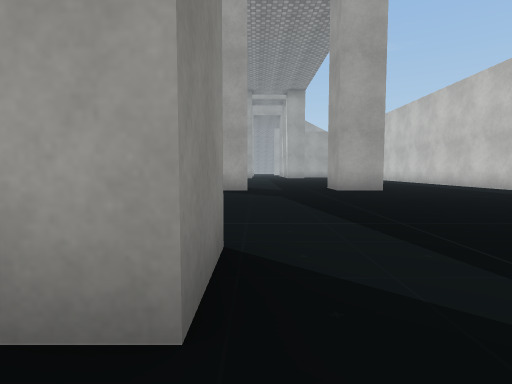
view 1 (above)

24 first-person views from a walk through a scene from a Unity 3-D project. The camera is 0.55 m above the floor, tilts 4° down and sees 80° across. The floor is counted in squares, 1 m on a side. Each view is taken from the middle of a square. On the plan, view 1 faces up. The plan holds only what a view shows up to about 9 squares ahead; the rest is blank. The place goes on beyond the plan. Some surface patterns are stand-ins.

view 2
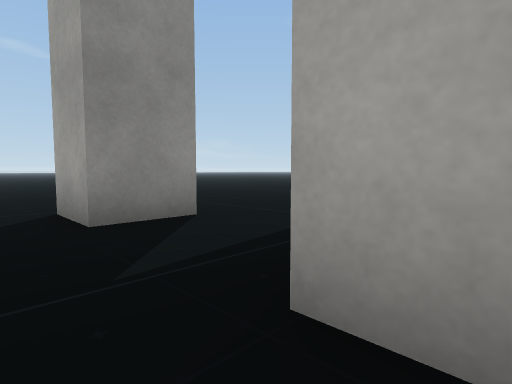

view 3
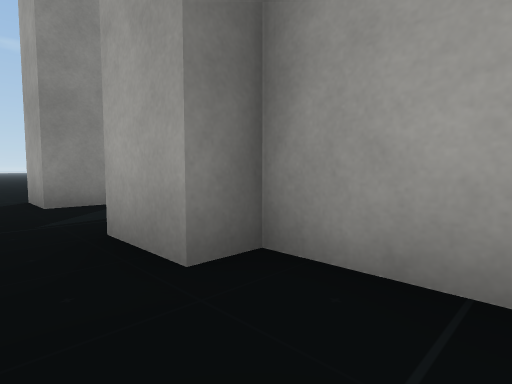

view 4
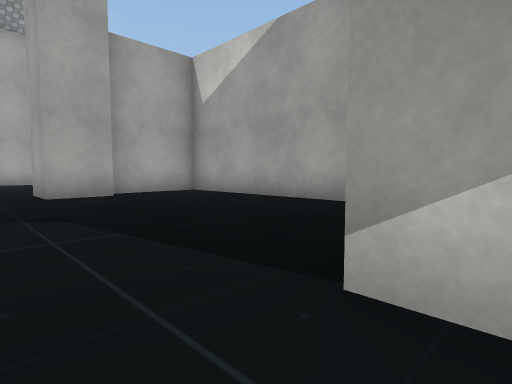

view 5
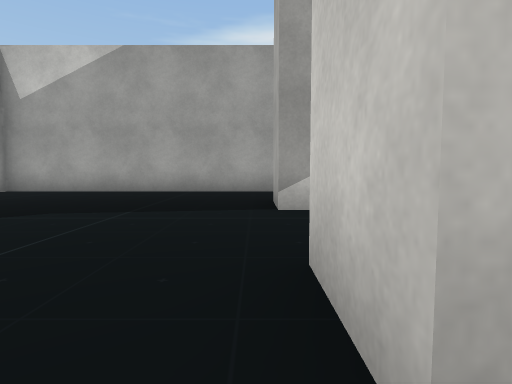

view 6
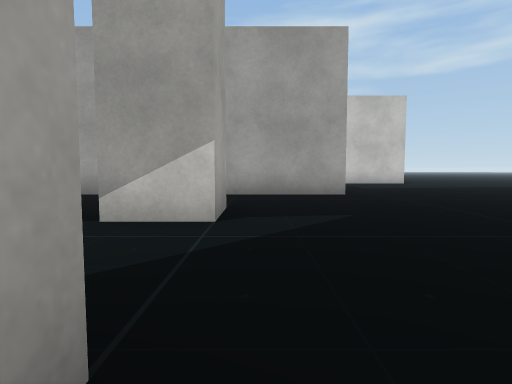

view 7
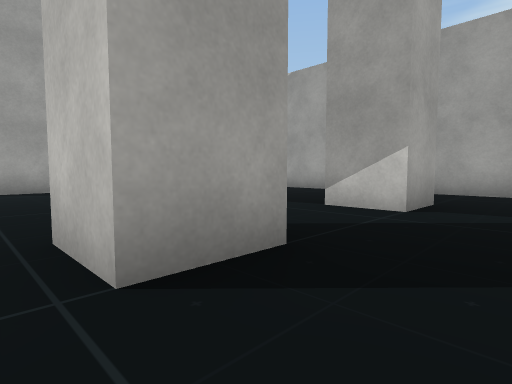

view 8
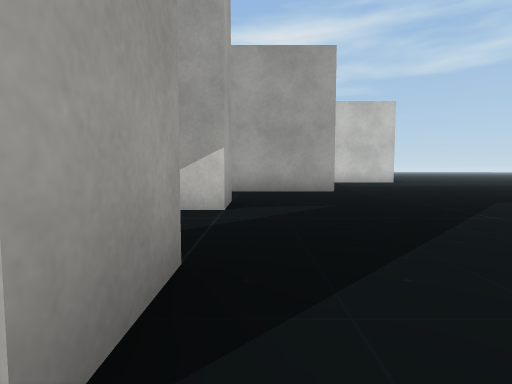

view 9
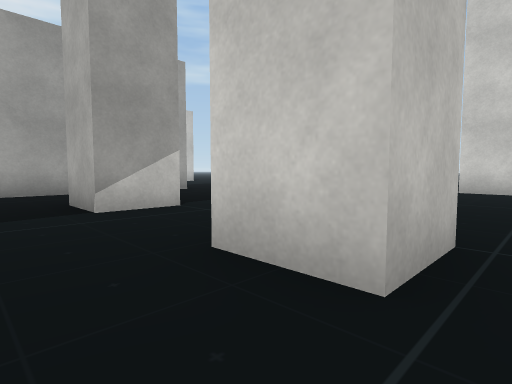

view 10
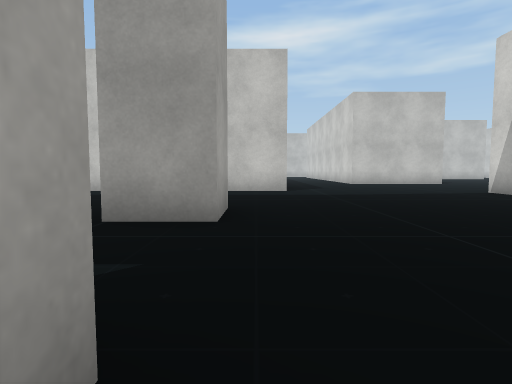

view 11
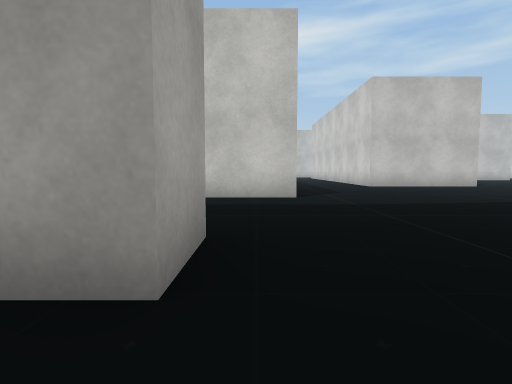

view 12
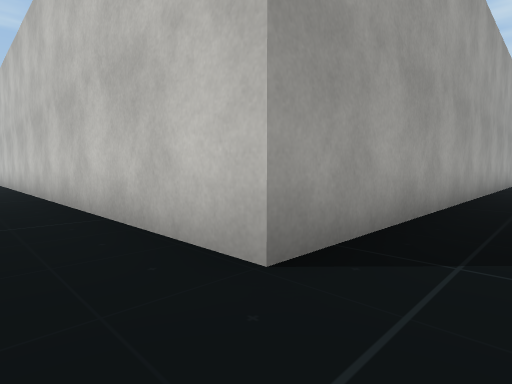

view 13
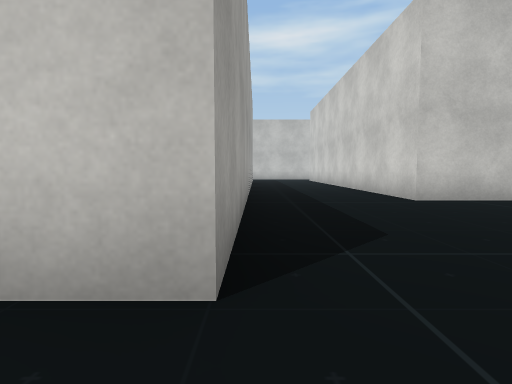

view 14
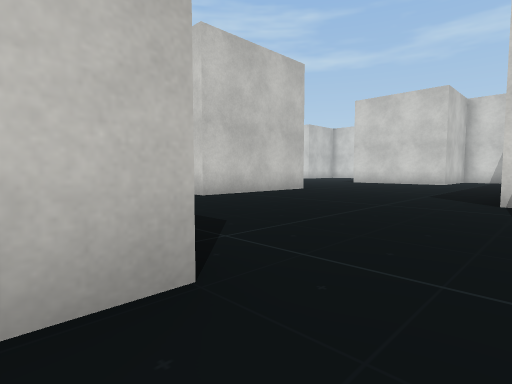

view 15
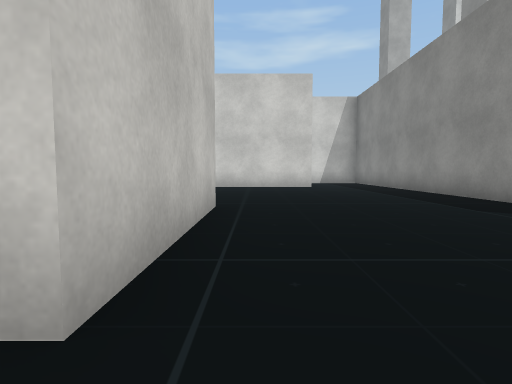

view 16
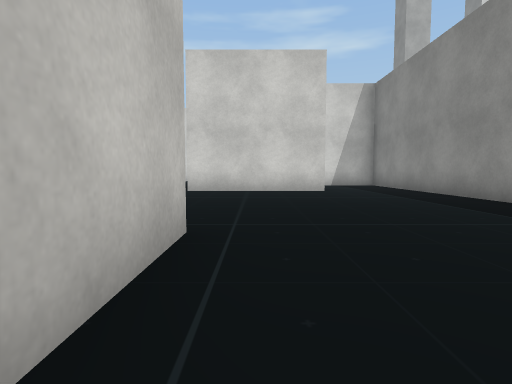

view 17
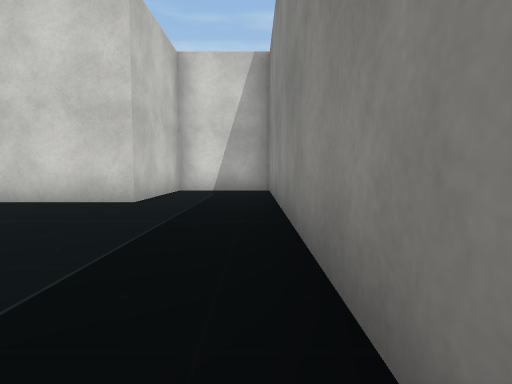

view 18
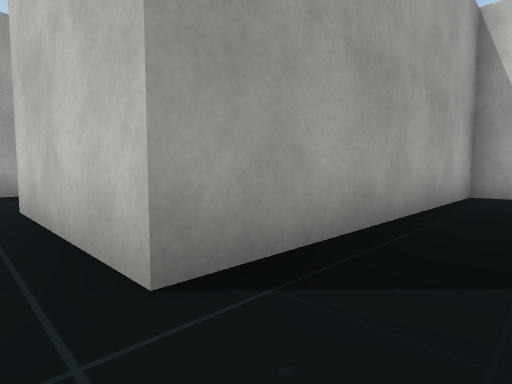

view 19
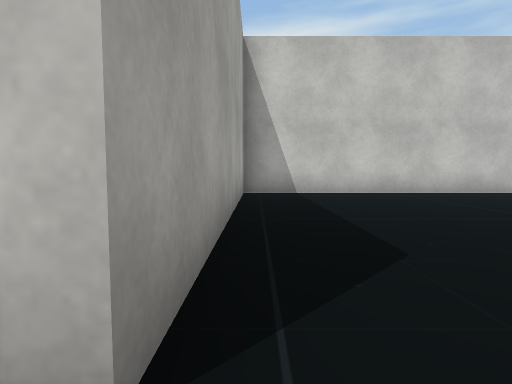

view 20
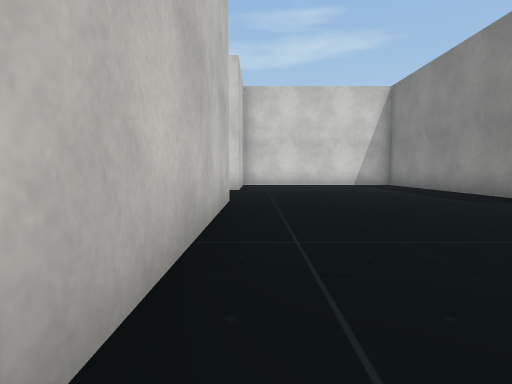

view 21
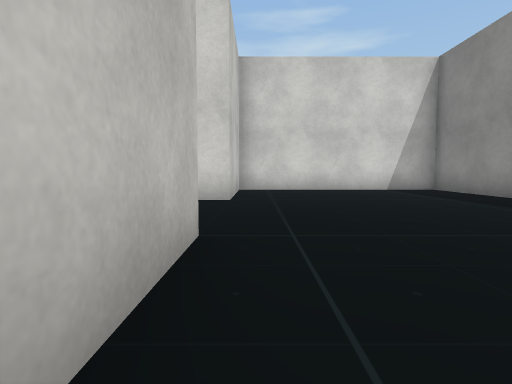

view 22
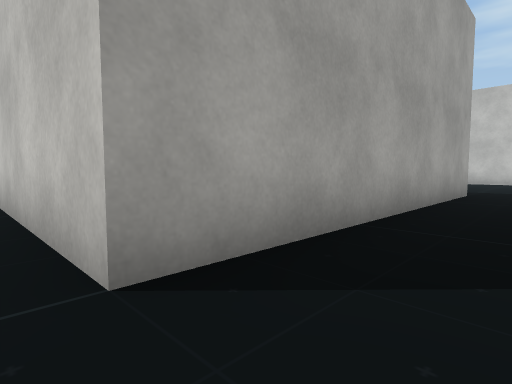

view 23
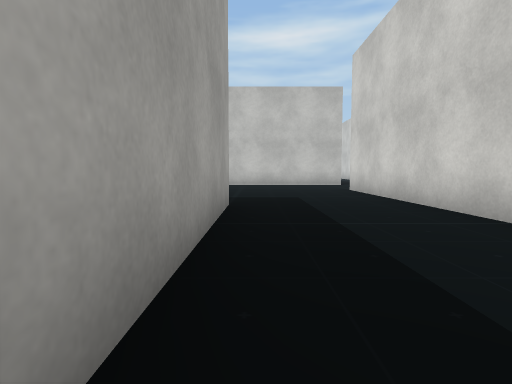

view 24
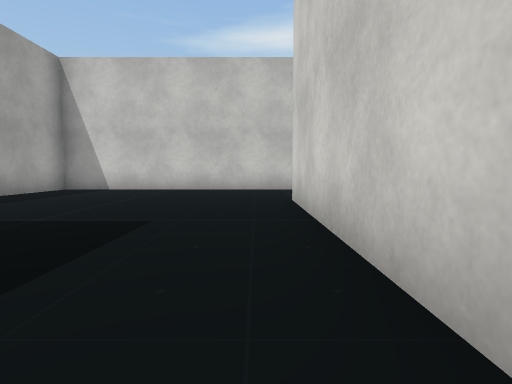

### Floor plan
Points are (right, up) in squares from view 1. A wall is a line through its corners. A room is listed if a view was taken in it or the views show most of it. See-through windows are left out.
Room 1 (views 1, 2, 3, 4, 5, 6, 7, 8, 9)
walls: (6, -9.1) (6, 1.6) (3.5, 1.6) (3.5, 0.9) (2.3, 0.9) (2.3, 2.2); (3.6, -6.6) (2.3, -6.6) (2.3, -5.3) (3.6, -5.3); (-0.1, -6.6) (-1.5, -6.6) (-1.5, -5.3) (-0.1, -5.3); (-1.2, -12.8) (-0.1, -12.8); (-0.2, 2.2) (-0.2, 0.9) (-1.5, 0.9)
ways out: opening at (-2.5, 1.5) to room 2; opening at (1.5, 1.5) to room 2
Room 2 (views 10, 11, 12, 13, 14, 15, 16, 17, 18, 19, 20, 21, 22, 23, 24)
walls: (12.9, -7) (12.9, -12.8) (18.5, -12.8); (17.6, 7.2) (7.3, 7.2) (7.3, 11.5); (6.6, -0.1) (6.6, -8); (5.9, 2.2) (6.8, 2.2); (6.6, -8.4) (9.1, -8.4) (9.1, -5.3) (12.9, -5.3); (26, -6.6) (18.5, -6.6) (18.5, 0.3) (11.6, 0.3) (11.6, 4) (15.1, 4); (18.5, -12.4) (18.5, -9.7) (19.1, -9.7); (24.1, -9.7) (29.8, -9.7); (3.6, 8.4) (2.3, 8.4) (2.3, 9.8); (-0.1, 8.4) (-1, 8.4); (32.8, -10.1) (32.8, -3.4) (30.5, -3.4)
ways out: opening at (-2.5, 1.5) to room 1; opening at (1.5, 1.5) to room 1

Positions as (right, up) in squares from view 1, and headings:
1: (0, 0), facing up
2: (3, 0), facing up-left
3: (5, 0), facing up-left
4: (1, -6), facing up-right
5: (-2, -5), facing right
6: (-1, -7), facing right
7: (-2, -8), facing up-right
8: (-2, -7), facing right
9: (-2, -4), facing down-right
10: (-1, 8), facing right
11: (1, 8), facing right
12: (6, 6), facing up-right
13: (6, 7), facing right
14: (6, 8), facing down-right
15: (11, 5), facing down
16: (11, 3), facing down
17: (7, 0), facing down
18: (11, -1), facing up-right
19: (11, 0), facing right
20: (18, -1), facing down
21: (18, -4), facing down
22: (18, -8), facing up-right
23: (21, -7), facing right
24: (24, -9), facing right
